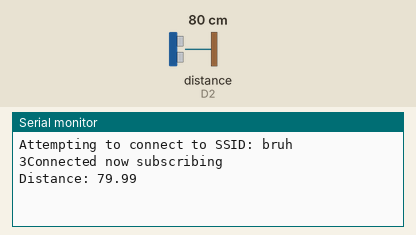
Recording of a sketch running on a simulated Arduino Uno R4 WiFi. On the bench: the last lines printed to the serial monitor. Wiring (inferred from the names in the program): ultrasonic range finder: trigger D3; echo D2. Inputs (shaded band) come from the test bench; at power-on: distance to the obstacle (sensor on D2) 80 cm. The echo pulse lasts 58.3 µs per cm; WiFi joins after 1.5 s; servers stay silent unless stated; no MQTT or app messages arrive unless stated.

Above: at 5.7 s.
5.8 s: distance to the obstacle (sensor on D2) set to 2 cm
At 7.1 s:
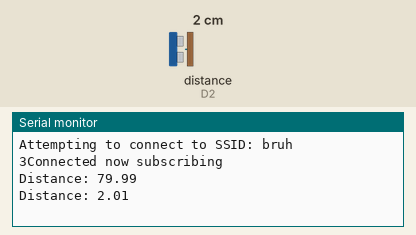
7.3 s: distance to the obstacle (sensor on D2) set to 4 cm
At 8.5 s:
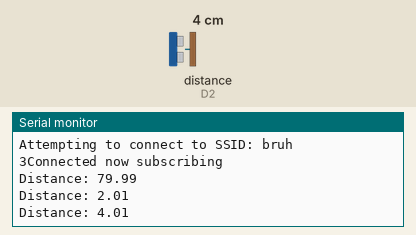
Timing chart, 0 to 10.3 s (numbered marks = the images above; inputs shaded):
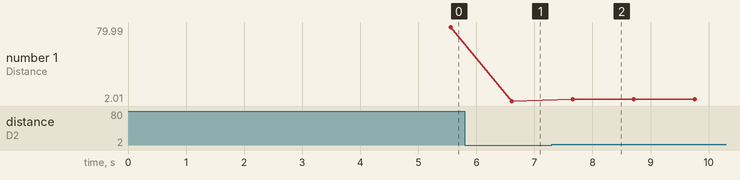

Measured:
- after the input at 5.8 s, the serial monitor: prints a new line after 0.81 s (image 1)
- after the input at 7.3 s, the serial monitor: prints a new line after 0.36 s (image 2)
- plotted number 1: 79.99 → 2.01 after the input at 5.8 s, 2.01 → 4.01 after the input at 7.3 s

The sketch:

ArduinoWifeR4Code.ino
```cpp
#include <PubSubClient.h>
#include <WiFiS3.h>
#include <SoftwareSerial.h>
SoftwareSerial mySerial(12, 13);  // Rx (MISO), Tx (SCK)


const char ssid[] = "bruh";  // change your network SSID (name)
const char pass[] = "Datait2024!";   // change your network password (use for WPA, or use as key for WEP)

int status = WL_IDLE_STATUS;

WiFiClient wifiClient;
PubSubClient client(wifiClient);

//afstand værdi og pins
const int trigPin = 3;
const int echoPin = 2;
long duration;
float distance;


void setup() {
  mySerial.begin(9600);
  Serial.begin(9600);
   pinMode(trigPin, OUTPUT); // Sets the trigPin as an Output
  pinMode(echoPin, INPUT); // Sets the echoPin as an Input


  // attempt to connect to WiFi network:
  while (status != WL_CONNECTED) {
    Serial.print("Attempting to connect to SSID: ");
    Serial.println(ssid);
    // Connect to WPA/WPA2 network. Change this line if using open or WEP network:
    status = WiFi.begin(ssid, pass);

    // wait 10 seconds for connection:
    delay(3000);
  }
  Serial.print(status);
    client.setServer("192.168.0.128",1883);
    // client is now ready for use
    if (client.connect("welp_arduino", "admin", "DataIt2024!")) {
    // connection succeeded
    Serial.println("Connected now subscribing");
   bool rc = client.publish("presence", "This is a test message");

  }
  else {
    // connection failed
    Serial.println(client.state()); // will provide more information
    // on why it failed.
    Serial.println("Connection failed ");
  }

}

void loop() {
  // put your main code here, to run repeatedly:
  delay(1000);
  // Clears the trigPin
  digitalWrite(trigPin, LOW);
  delayMicroseconds(2);
  // Sets the trigPin on HIGH state for 10 micro seconds
  digitalWrite(trigPin, HIGH);
  delayMicroseconds(10);
  digitalWrite(trigPin, LOW);
  // Reads the echoPin, returns the sound wave travel time in microseconds
  duration = pulseIn(echoPin, HIGH);
  // Calculating the distance
  distance = (duration*.0343)/2;
String myString = String(distance);

  // Prints the distance on the Serial Monitor
  Serial.print("Distance: ");
  Serial.println(distance);
 if (client.connect("welp_arduino", "admin", "DataIt2024!")) {

  if(distance >= 13 and distance <= 15){
     bool rc = client.publish("presence", myString.c_str());
    mySerial.println(1);
  Serial.println("1st instruction sended");
 // mySerial.write("instruction");
  delay(5000);
}
}}
```
